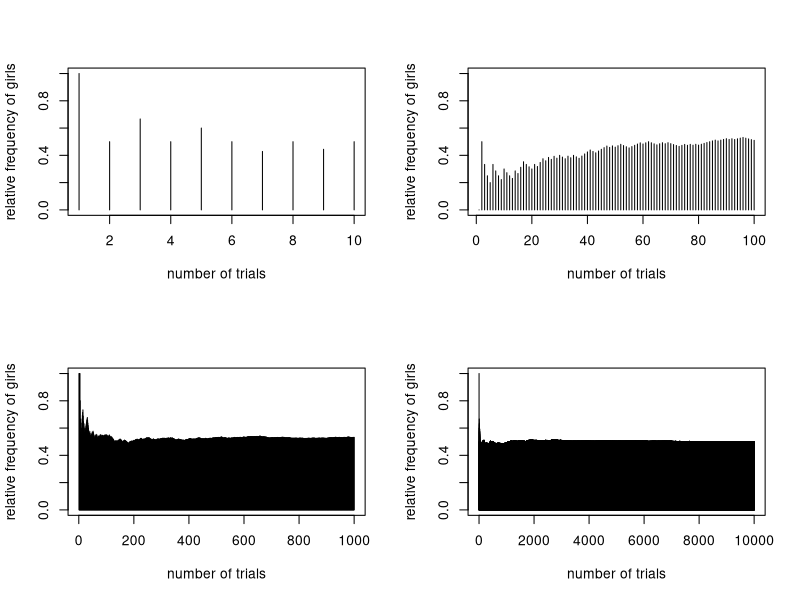
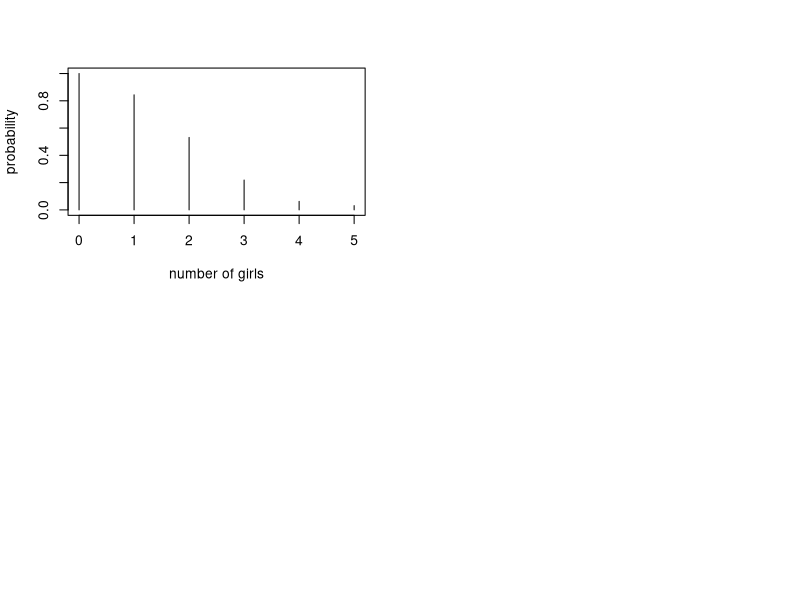
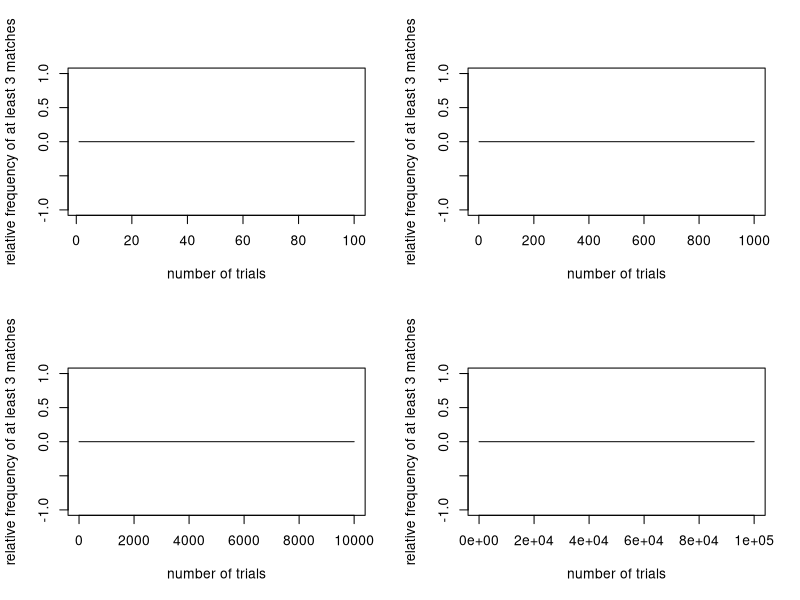
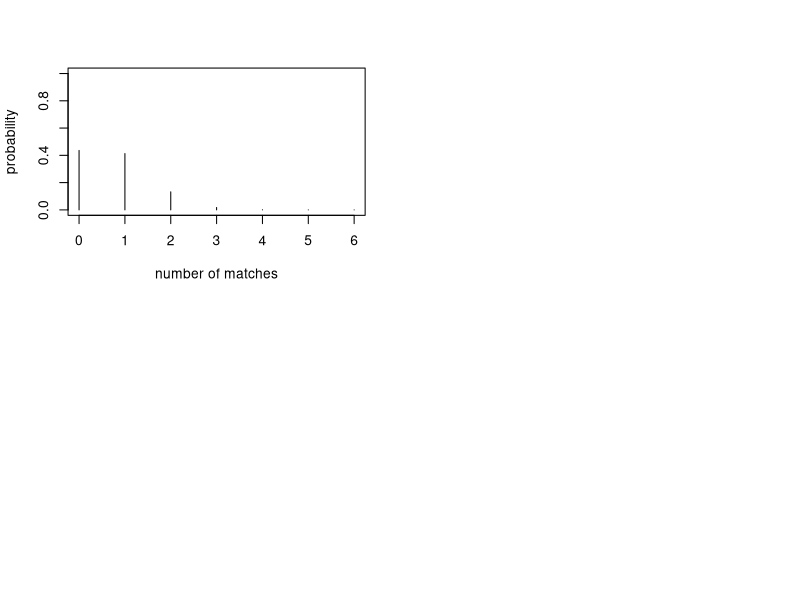

R code for these plots, in order:
# Kenny Raymond
# INFO 370
# Quiz 4

#  1.  Determine the probability of having at least 3 girls in a family of 5 siblings.  
#      (a)  Simulate the result and provide figures.  
#      (b)  Provide a histogram of probabilities for all scenarios (at least 0, 1, 2, 3, 4 and 5 girls in a family of five siblings).

# number of experiments where we pull 5 people from the population
experiments <- c(10,100,1000,10000)

# multiple plots
par(mfrow = c(2, 2))

for (j in 1:4) {
  # number of experiments where we pull 5 people from the population
  n = experiments[j]
  
  # vector for storing successes
  success <- mat.or.vec(n,1)
  
  # total number of times we get at least 3 girls
  girlFreq = 0
  
  # pull five people from the population and see how many are girls
  for (i in 1:n) {
    # sample 5 people, checks to see if at least 3 are girls
    if (sum(rbinom(5,1,0.5)) >= 3) {
      girlFreq = girlFreq + 1
    } 
    success[i] = girlFreq/i
  }
  
  plot(success,ylim=c(0,1),type="h",xlab="number of trials",ylab="relative frequency of girls")
}  

# probability of at least 3 girls: 0.5
dbinom(5, size=5, prob=0.5) + dbinom(4, size=5, prob=0.5) + dbinom(3, size=5, prob=0.5) 

x <- c(0,1,2,3,4,5)
y <- vector()
runningProb <- 0
for (i in 0:5) {
  runningProb = runningProb + dbinom(i, size=5, prob=0.5)
  y <- c(y, (1 - runningProb) + dbinom(0, size=5, prob=0.5))
}

# histogram with probability of atleast x girls in sample of 5 siblings
plot(x,y,ylim=c(0,1),xlim=c(0,5),type="h",xlab="number of girls",ylab="probability")


## --------------------------------------------------------

#  2.  What is the probability of winning a lottery that requires you to pick 6 numbers from 1-49, inclusive?  
#      The 6 numbers are unique so you can't pick the same number twice.    
#      What is the probability of getting at least 3 of them right?  
#      (a)  Simulate the result and provide figures.  
#      (b)  Provide a histogram of successful numbers for all scenarios (at least 1, 2, 3, 4, 5, and 6 numbers correct).

# number of experiments where we pull draw 6 nums
experiments <- c(100,1000,10000,100000)

# multiple plots
par(mfrow = c(2, 2))

for (j in 1:4) {
  # number of experiments 
  n = experiments[j]
  
  # vector for storing successes
  success <- mat.or.vec(n,1)
  
  # total number of times we get at least 3 nums right
  rightFreq = 0
  
  # pull 6 nums and see how many are right
  for (i in 1:n) {
    randomSample <- rbinom(1,49,1/49)
    for (k in 1:5) {
      randomSample <- c(randomSample, rbinom(1,49-k,1/(49-k))) # ensures unique values
    }
    if ('12' %in% randomSample & '18' %in% randomSample & '21' %in% randomSample) {
      rightFreq = rightFreq + 1
    } 
    success[i] = rightFreq/i
  }  
  plot(success,type="l",xlab="number of trials",ylab="relative frequency of at least 3 matches")
}  

# probability of winning the lottery: 9.932116e-11
dbinom(1, size=1, prob=1/49) * dbinom(1, size=1, prob=1/48) * dbinom(1, size=1, prob=1/47) * dbinom(1, size=1, prob=1/46) * dbinom(1, size=1, prob=1/45) * dbinom(1, size=1, prob=1/44)

# same thing only less hard-coded
runningProb <- 1
for (i in 0:5) {
  runningProb = runningProb * dbinom(1, size=1, prob=1/(49-i))
}

numbers <- 49
choices <- 6
matches <- 3

# probability of at least 3 numbers matching ≈ 0.0176504
p = (factorial(choices)/(factorial(matches)*factorial(choices - matches))) * (factorial(numbers - choices)/(factorial(matches)*factorial(numbers - choices - matches))) / (factorial(numbers)/(factorial(choices)*factorial(numbers - choices)))

N = 49
K = 6
M = 6

#equation to determine p of at least M matches in K selections with numbers from 1 to N
(factorial(K)/(factorial(M)*factorial(K - M))) * (factorial(N - K)/(factorial(K - M)*factorial((N - K) - (K - M)))) *1 / (factorial(N)/(factorial(K)*factorial(N - K)))

x <- c(0,1,2,3,4,5, 6)
y <- vector()
for (i in 0:6) {
  # replace M with i
  y <- c(y, (factorial(K)/(factorial(i)*factorial(K - i))) * (factorial(N - K)/(factorial(K - i)*factorial((N - K) - (K - i)))) *1 / (factorial(N)/(factorial(K)*factorial(N - K))))
}

# histogram with probability of atleast x matches in a lottery where 6 nums from 1-49 inclusive are drawn
plot(x,y,ylim=c(0,1),xlim=c(0,6),type="h",xlab="number of matches",ylab="probability")
